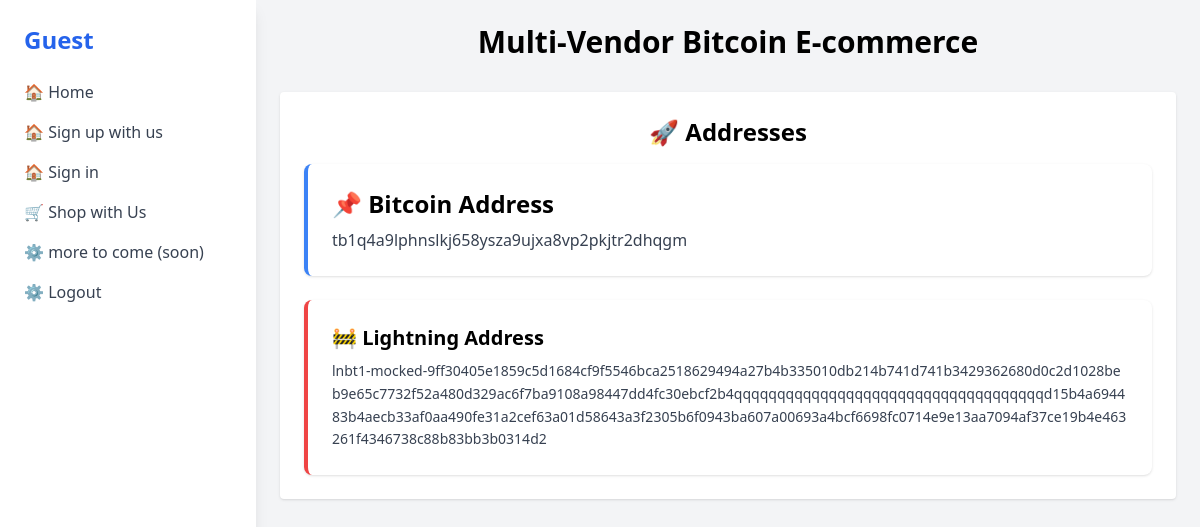
The app's page /profile.php with its own data.
### tables this page shows
CREATE TABLE `members` (
  `M_id` bigint NOT NULL AUTO_INCREMENT,
  `M_name` varchar(50) NOT NULL,
  `M_password` varchar(50) NOT NULL,
  `M_type` varchar(10) NOT NULL,
  `M_last_login` datetime DEFAULT CURRENT_TIMESTAMP ON UPDATE CURRENT_TIMESTAMP,
  `lightingaddress` text,
  `btcaddress` text,
  PRIMARY KEY (`M_id`)
);

### profile.php (the view, shortened to what this page needs)
<?php include 'config.php'; ?>
<!DOCTYPE html>
<html lang="en">
<head>
  <script src="https://cdn.tailwindcss.com"></script>
</head>
<body class="bg-gray-100 min-h-screen flex">
  <?php include 'sidebar.php'; ?>
<?php
 $query = "SELECT * FROM `Hackthon-bitnob`.`members` ";
 $result = mysqli_query($link, $query);
 while ($row = mysqli_fetch_assoc($result)) {
              $lightingaddress = $row['lightingaddress'];
              $btcaddress = $row['btcaddress'];
 }
?>
  <main class="flex-1 p-6">
    <div class="max-w-4xl mx-auto">
      <h1 class="text-3xl font-bold text-center mb-8">Multi-Vendor Bitcoin E-commerce</h1>
      <div id="dashboard" class="bg-white p-6 rounded shadow">
        <h2 class="text-2xl font-bold mb-4 text-center">🚀 Addresses</h2>
        <div class="grid gap-6">
          <div class="p-6 bg-white rounded-lg shadow border-l-4 border-blue-500">
            <h3 class="text-2xl font-bold mb-2">📌 Bitcoin Address</h3>
            <p class="text-gray-700"><?php echo $btcaddress;?></p>
          </div>
<div class="p-6 bg-white rounded-lg shadow border-l-4 border-red-500 w-full">
  <h3 class="text-xl font-semibold mb-2">🚧 Lightning Address</h3>
  <p class="text-gray-700 break-all text-sm leading-relaxed overflow-hidden">
    <?php echo htmlspecialchars($lightingaddress); ?>
  </p>
</div>
        </div>
      </div>
    </div>
  </main>
</body>
</html>

### records on screen
members: btcaddress "tb1q4a9lphnslkj658ysza9ujxa8vp2pkjtr2dhqgm", lightingaddress "lnbt1-mocked-9ff30405e1859c5d1684cf9f5546bca2518629494a27b4b335010db214b741d741b3429362680d0c2d1028beb9e65c7732f52a480d329ac6f7ba9108a98447dd4fc30ebcf2b4qqqqqqqqqqqqqqqqqqqqqqqqqqqqqqqqqqqqd15b4a694483b4aecb33af0aa490fe31a2cef63a01d58643a3f2305b6f0943ba607a00693a4bcf6698fc0714e9e13aa7094af37ce19b4e463261f4346738c88b83bb3b0314d2"

### other values on screen
$displayedname "Guest"
